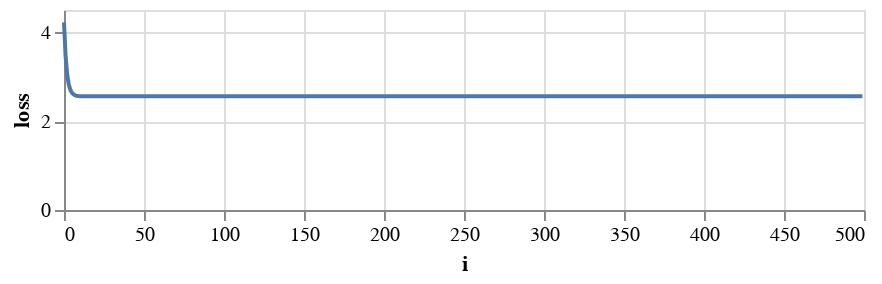

The code cell stored with this chart in its notebook:
### Markdown cell above
The loss does go down, but overall it's still really high:

### Code cell
loss_df = pd.DataFrame({'i':range(500), 'loss':loss_record})
alt.Chart(loss_df, height=100).mark_line().encode(x='i', y='loss')

### Figure 1 — Vega-Lite specification as saved in the notebook (floating-point values rounded to 4 significant figures; data arrays with more than 128 entries replaced by an {"elided": "..."} marker saying what was removed)
{"$schema": "https://vega.github.io/schema/vega-lite/v3.4.0.json", "config": {"mark": {"tooltip": null}, "view": {"height": 300, "width": 400}}, "data": {"name": "data-df6970f062fd5faaafe95ddcbfc2d855"}, "datasets": {"data-df6970f062fd5faaafe95ddcbfc2d855": {"elided": "500 records"}}, "encoding": {"x": {"field": "i", "type": "quantitative"}, "y": {"field": "loss", "type": "quantitative"}}, "height": 100, "mark": "line"}
